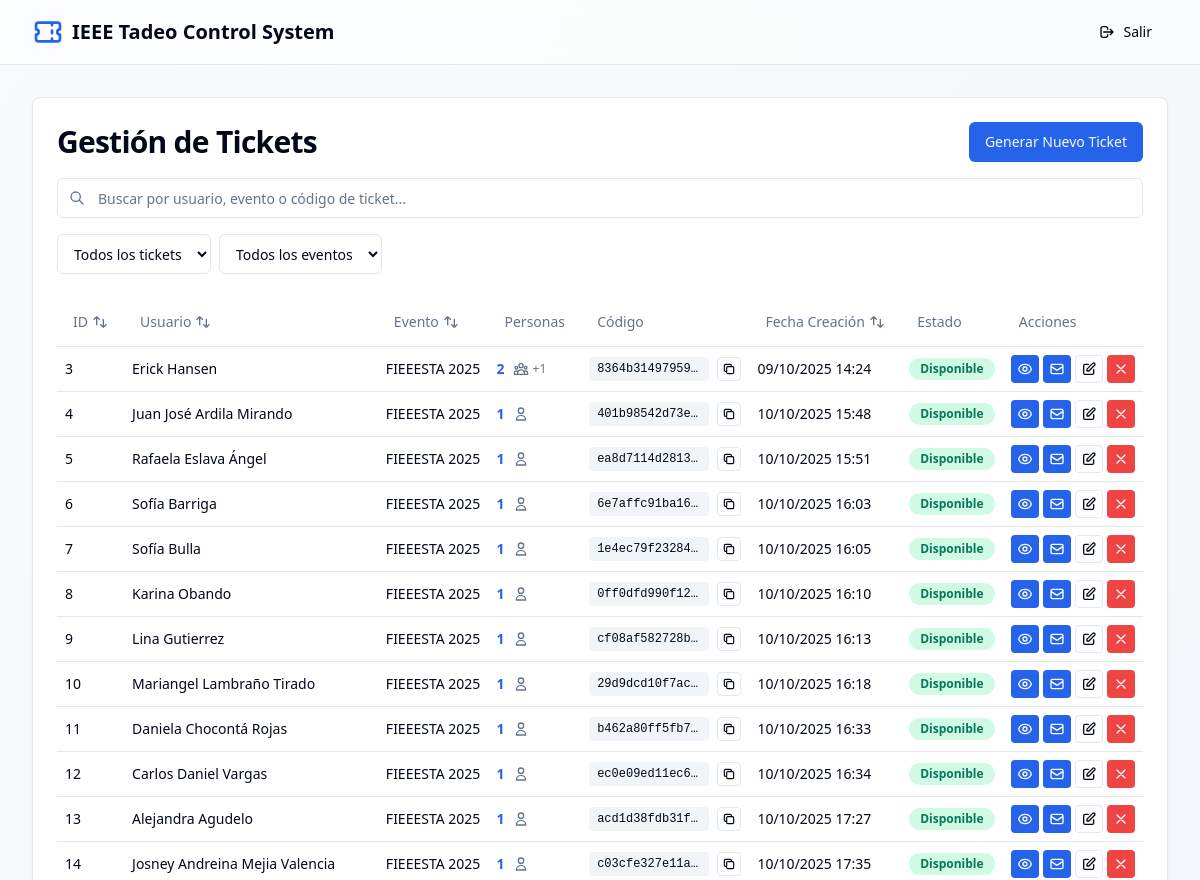
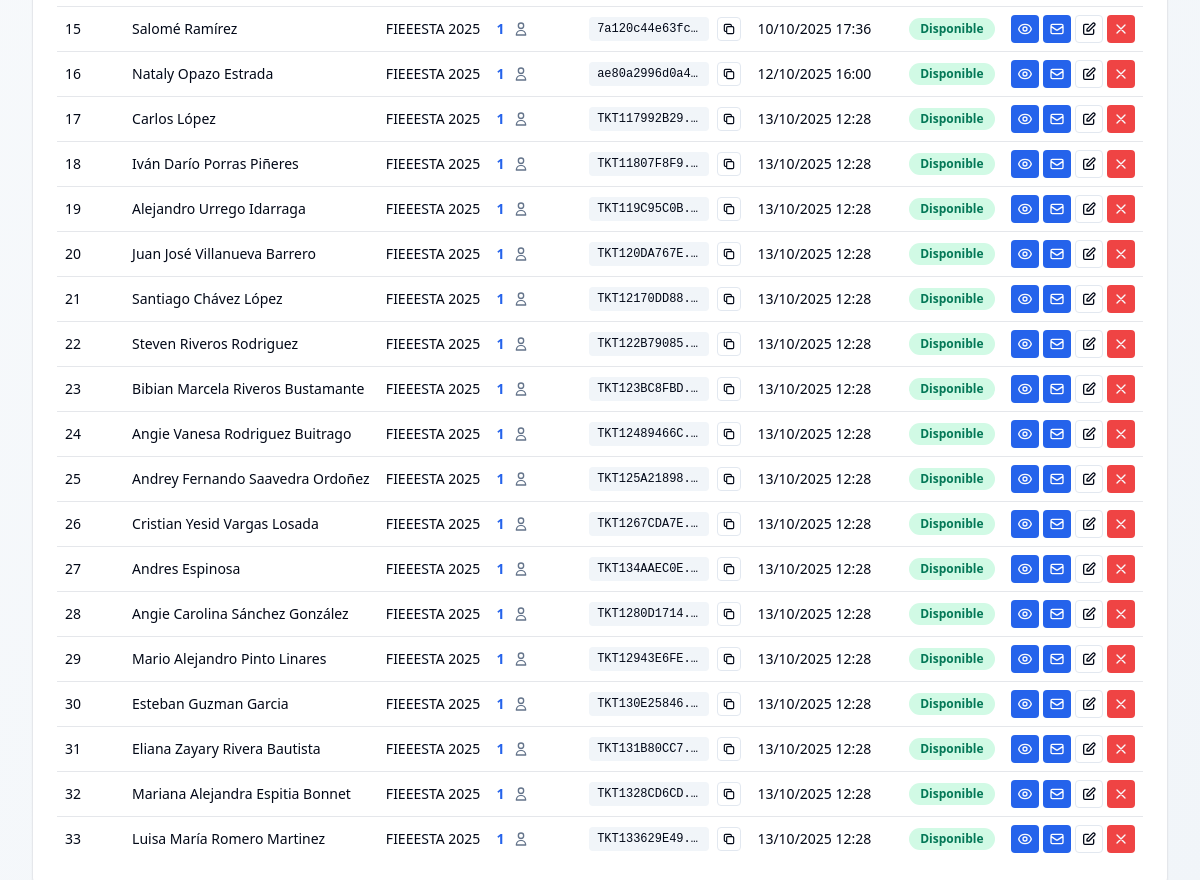
The page /admin/tickets on the database its author committed (2 pictures, top to bottom).
### models.py (models this page shows)
class Ticket(Base):
    __tablename__ = "tickets"
    id = Column(Integer, primary_key=True, index=True)
    ticket_code = Column(String, unique=True, index=True, nullable=False)
    user_id = Column(Integer, ForeignKey("users.id"), nullable=False)
    event_id = Column(Integer, ForeignKey("events.id"), nullable=False)
    companions = Column(Integer, default=0)  # Cantidad de acompañantes (0-4)
    created_at = Column(DateTime, default=datetime.utcnow)
    is_used = Column(Boolean, default=False)
    used_at = Column(DateTime, nullable=True)
    qr_path = Column(String, nullable=True)  # Ruta del archivo QR generado
    unique_url = Column(String, unique=True, index=True, nullable=True)  # URL única del ticket
    access_pin = Column(String, nullable=True)  # PIN de 6 dígitos para acceso
    user = relationship("User", back_populates="tickets")
    event = relationship("Event", back_populates="tickets")

### main.py (the view)
@app.get("/admin/tickets", response_class=HTMLResponse)
async def admin_tickets(
    request: Request,
    db: Session = Depends(get_db)
):
    tickets = db.query(models.Ticket).all()
    users = db.query(models.User).all()
    events = db.query(models.Event).filter(models.Event.is_active == True).all()
    tickets_list = []
    for ticket in tickets:
        user = db.query(models.User).filter(models.User.id == ticket.user_id).first()
        event = db.query(models.Event).filter(models.Event.id == ticket.event_id).first()
        ticket_dict = ticket.__dict__.copy()
        ticket_dict['user_name'] = user.name if user else 'N/A'
        ticket_dict['event_name'] = event.name if event else 'N/A'
        tickets_list.append(type('Ticket', (), ticket_dict))
    return templates.TemplateResponse("tickets.html", {
        "request": request,
        "tickets": tickets_list,
        "users": users,
        "events": events
    })

### templates/tickets.html (shortened to what this page needs)
{% extends "base.html" %}
{% block content %}
<div class="rounded-lg border bg-card text-card-foreground shadow-sm">
    <div class="p-6">
        <div class="flex items-center justify-between mb-4">
            <h2 class="text-3xl font-bold tracking-tight">Gestión de Tickets</h2>
            <button class="inline-flex items-center justify-center rounded-md text-sm font-medium ring-offset-background transition-colors focus-visible:outline-none focus-visible:ring-2 focus-visible:ring-ring focus-visible:ring-offset-2 disabled:pointer-events-none disabled:opacity-50 bg-primary text-primary-foreground hover:bg-primary/90 h-10 px-4 py-2" onclick="openModal()">
                Generar Nuevo Ticket
            </button>
        </div>
        <div class="mb-6 flex flex-col gap-4">
            <div class="flex-1 relative">
                <svg class="absolute left-3 top-1/2 transform -translate-y-1/2 h-4 w-4 text-muted-foreground" fill="none" stroke="currentColor" viewBox="0 0 24 24">
                    <path stroke-linecap="round" stroke-linejoin="round" stroke-width="2" d="M21 21l-6-6m2-5a7 7 0 11-14 0 7 7 0 0114 0z"></path>
                </svg>
                <input
                    type="text"
                    id="searchInput"
                    placeholder="Buscar por usuario, evento o código de ticket..."
                    class="flex h-10 w-full rounded-md border border-input bg-background pl-10 pr-3 py-2 text-sm ring-offset-background placeholder:text-muted-foreground focus-visible:outline-none focus-visible:ring-2 focus-visible:ring-ring focus-visible:ring-offset-2"
                    onkeyup="filterTickets()"
                >
            </div>
            <div class="flex gap-2 flex-wrap">
                <select id="statusFilter" onchange="filterTickets()" class="flex h-10 rounded-md border border-input bg-background px-3 py-2 text-sm ring-offset-background focus-visible:outline-none focus-visible:ring-2 focus-visible:ring-ring focus-visible:ring-offset-2">
                    <option value="all">Todos los tickets</option>
                </select>
                <select id="eventFilter" onchange="filterTickets()" class="flex h-10 rounded-md border border-input bg-background px-3 py-2 text-sm ring-offset-background focus-visible:outline-none focus-visible:ring-2 focus-visible:ring-ring focus-visible:ring-offset-2">
                    <option value="all">Todos los eventos</option>
                </select>
            </div>
        </div>
        {% if tickets %}
        <div class="relative w-full overflow-auto">
            <table class="w-full caption-bottom text-sm">
                <thead class="[&_tr]:border-b">
                    <tr class="border-b transition-colors hover:bg-muted/50">
                        <th class="h-12 px-4 text-left align-middle font-medium text-muted-foreground cursor-pointer hover:text-foreground" onclick="sortTable(0)">
                            <div class="flex items-center gap-1">
                                ID
                                <svg class="h-4 w-4" fill="none" stroke="currentColor" viewBox="0 0 24 24">
                                    <path stroke-linecap="round" stroke-linejoin="round" stroke-width="2" d="M7 16V4m0 0L3 8m4-4l4 4m6 0v12m0 0l4-4m-4 4l-4-4"></path>
                                </svg>
                            </div>
                        </th>
                        <th class="h-12 px-4 text-left align-middle font-medium text-muted-foreground cursor-pointer hover:text-foreground" onclick="sortTable(1)">
                            <div class="flex items-center gap-1">
                                Usuario
                                <svg class="h-4 w-4" fill="none" stroke="currentColor" viewBox="0 0 24 24">
                                    <path stroke-linecap="round" stroke-linejoin="round" stroke-width="2" d="M7 16V4m0 0L3 8m4-4l4 4m6 0v12m0 0l4-4m-4 4l-4-4"></path>
                                </svg>
                            </div>
                        </th>
                        <th class="h-12 px-4 text-left align-middle font-medium text-muted-foreground cursor-pointer hover:text-foreground" onclick="sortTable(2)">
                            <div class="flex items-center gap-1">
                                Evento
                                <svg class="h-4 w-4" fill="none" stroke="currentColor" viewBox="0 0 24 24">
                                    <path stroke-linecap="round" stroke-linejoin="round" stroke-width="2" d="M7 16V4m0 0L3 8m4-4l4 4m6 0v12m0 0l4-4m-4 4l-4-4"></path>
                                </svg>
                            </div>
                        </th>
                        <th class="h-12 px-4 text-left align-middle font-medium text-muted-foreground">Personas</th>
                        <th class="h-12 px-4 text-left align-middle font-medium text-muted-foreground">Código</th>
                        <th class="h-12 px-4 text-left align-middle font-medium text-muted-foreground cursor-pointer hover:text-foreground" onclick="sortTable(5)">
                            <div class="flex items-center gap-1">
                                Fecha Creación
                                <svg class="h-4 w-4" fill="none" stroke="currentColor" viewBox="0 0 24 24">
                                    <path stroke-linecap="round" stroke-linejoin="round" stroke-width="2" d="M7 16V4m0 0L3 8m4-4l4 4m6 0v12m0 0l4-4m-4 4l-4-4"></path>
                                </svg>
                            </div>
                        </th>
                        <th class="h-12 px-4 text-left align-middle font-medium text-muted-foreground">Estado</th>
                        <th class="h-12 px-4 text-left align-middle font-medium text-muted-foreground">Acciones</th>
                    </tr>
                </thead>
                <tbody class="[&_tr:last-child]:border-0" id="ticketsTableBody">
                    {% for ticket in tickets %}
                    <tr class="border-b transition-colors hover:bg-muted/50" data-event-id="{{ ticket.event_id if ticket.event_id is defined else '' }}">
                        <td class="p-2 align-middle">{{ ticket.id }}</td>
                        <td class="p-2 align-middle font-medium">{{ ticket.user_name }}</td>
                        <td class="p-2 align-middle">{{ ticket.event_name }}</td>
                        <td class="p-2 align-middle">
                            {% set comp = ticket.companions if ticket.companions is defined else 0 %}
                            <div class="flex items-center gap-2">
                                <strong class="text-primary">{{ 1 + comp }}</strong>
                                <span class="text-xs text-muted-foreground flex items-center gap-1">
                                    {% if comp == 0 %}
                                    <svg class="h-4 w-4" fill="none" stroke="currentColor" viewBox="0 0 24 24">
                                        <path stroke-linecap="round" stroke-linejoin="round" stroke-width="2" d="M16 7a4 4 0 11-8 0 4 4 0 018 0zM12 14a7 7 0 00-7 7h14a7 7 0 00-7-7z"></path>
                                    </svg>
                                    {% else %}
                                    +{{ comp }}
                                    {% endif %}
                                </span>
                            </div>
                        </td>
                        <td class="p-2 align-middle">
                            <div class="flex items-center gap-2">
                                <code class="relative rounded bg-muted px-2 py-1 font-mono text-xs max-w-[120px] overflow-hidden text-ellipsis"
                                      title="{{ ticket.ticket_code }}">
                                    {{ ticket.ticket_code[:16] }}...
                                </code>
                                <button class="inline-flex items-center justify-center rounded text-xs font-medium transition-colors focus-visible:outline-none disabled:pointer-events-none disabled:opacity-50 border border-input bg-background hover:bg-accent hover:text-accent-foreground h-6 w-6" title="Copiar código"
                                        onclick="copyCode('{{ ticket.ticket_code }}')">
                                    <svg class="h-3.5 w-3.5" fill="none" stroke="currentColor" viewBox="0 0 24 24">
                                        <path stroke-linecap="round" stroke-linejoin="round" stroke-width="2" d="M8 16H6a2 2 0 01-2-2V6a2 2 0 012-2h8a2 2 0 012 2v2m-6 12h8a2 2 0 002-2v-8a2 2 0 00-2-2h-8a2 2 0 00-2 2v8a2 2 0 002 2z"></path>
                                    </svg>
                                </button>
                            </div>
                        </td>
                        <td class="p-2 align-middle">{{ ticket.created_at.strftime('%d/%m/%Y %H:%M') }}</td>
                        <td class="p-2 align-middle">
                            {% if ticket.is_used %}
                            <span class="inline-flex items-center rounded-full border border-transparent bg-red-100 text-red-700 px-2.5 py-0.5 text-xs font-semibold" id="status-{{ ticket.id }}">Usado</span>
                            <br>
                            <small class="text-xs text-muted-foreground">{{ ticket.used_at.strftime('%d/%m/%Y %H:%M') if ticket.used_at else '' }}</small>
                            {% else %}
                            <span class="inline-flex items-center rounded-full border border-transparent bg-emerald-100 text-emerald-700 px-2.5 py-0.5 text-xs font-semibold" id="status-{{ ticket.id }}">Disponible</span>
                            {% endif %}
                        </td>
                        <td class="p-2 align-middle">
                            <div class="flex flex-wrap gap-1">
                                <button class="inline-flex items-center justify-center rounded text-xs font-medium transition-colors focus-visible:outline-none disabled:pointer-events-none disabled:opacity-50 bg-primary text-primary-foreground hover:bg-primary/90 h-7 w-7" title="Ver ticket"
                                        onclick="viewTicket({{ ticket.id }}, '{{ ticket.ticket_code }}')">
                                </button>
                                <button class="inline-flex items-center justify-center rounded text-xs font-medium transition-colors focus-visible:outline-none disabled:pointer-events-none disabled:opacity-50 bg-blue-600 text-white hover:bg-blue-700 h-7 w-7" title="Enviar por email"
                                        onclick="sendEmail({{ ticket.id }})">
                                    <svg class="h-4 w-4" fill="none" stroke="currentColor" viewBox="0 0 24 24">
                                        <path stroke-linecap="round" stroke-linejoin="round" stroke-width="2" d="M3 8l7.89 5.26a2 2 0 002.22 0L21 8M5 19h14a2 2 0 002-2V7a2 2 0 00-2-2H5a2 2 0 00-2 2v10a2 2 0 002 2z"></path>
                                    </svg>
                                </button>
                                <button class="inline-flex items-center justify-center rounded text-xs font-medium transition-colors focus-visible:outline-none disabled:pointer-events-none disabled:opacity-50 border border-input bg-background hover:bg-accent hover:text-accent-foreground h-7 w-7" title="Editar ticket"
                                        onclick="editTicket({{ ticket.id }}, {{ ticket.companions }})">
                                    <svg class="h-4 w-4" fill="none" stroke="currentColor" viewBox="0 0 24 24">
                                        <path stroke-linecap="round" stroke-linejoin="round" stroke-width="2" d="M11 5H6a2 2 0 00-2 2v11a2 2 0 002 2h11a2 2 0 002-2v-5m-1.414-9.414a2 2 0 112.828 2.828L11.828 15H9v-2.828l8.586-8.586z"></path>
                                    </svg>
                                </button>
                                <button class="inline-flex items-center justify-center rounded text-xs font-medium transition-colors focus-visible:outline-none disabled:pointer-events-none disabled:opacity-50 bg-destructive text-destructive-foreground hover:bg-destructive/90 h-7 w-7" title="Eliminar ticket"
                                        onclick="deleteTicket({{ ticket.id }})">
                                    <svg class="h-4 w-4" fill="none" stroke="currentColor" viewBox="0 0 24 24">
                                        <path stroke-linecap="round" stroke-linejoin="round" stroke-width="2" d="M6 18L18 6M6 6l12 12"></path>
                                    </svg>
                                </button>
                            </div>
                        </td>
                    </tr>
                    {% endfor %}
                </tbody>
            </table>
        </div>
        {% else %}
        <p class="text-center text-muted-foreground py-8">No hay tickets generados</p>
        {% endif %}
    </div>
</div>
{% endblock %}

### rows shown on the page
Ticket: id "3", user_name "Erick Hansen", event_name "FIEEESTA 2025", value "2", comp "1", ticket_code "8364b31497959…", created_at "09/10/2025 14:24"
Ticket: id "4", user_name "Juan José Ardila Mirando", event_name "FIEEESTA 2025", 1+comp "1", ticket_code "401b98542d73e…", created_at "10/10/2025 15:48"
Ticket: id "5", user_name "Rafaela Eslava Ángel", event_name "FIEEESTA 2025", 1+comp "1", ticket_code "ea8d7114d2813…", created_at "10/10/2025 15:51"
Ticket: id "6", user_name "Sofía Barriga", event_name "FIEEESTA 2025", 1+comp "1", ticket_code "6e7affc91ba16…", created_at "10/10/2025 16:03"
Ticket: id "7", user_name "Sofía Bulla", event_name "FIEEESTA 2025", 1+comp "1", ticket_code "1e4ec79f23284…", created_at "10/10/2025 16:05"
Ticket: id "8", user_name "Karina Obando", event_name "FIEEESTA 2025", 1+comp "1", ticket_code "0ff0dfd990f12…", created_at "10/10/2025 16:10"
Ticket: id "9", user_name "Lina Gutierrez", event_name "FIEEESTA 2025", 1+comp "1", ticket_code "cf08af582728b…", created_at "10/10/2025 16:13"
Ticket: id "10", user_name "Mariangel Lambraño Tirado", event_name "FIEEESTA 2025", 1+comp "1", ticket_code "29d9dcd10f7ac…", created_at "10/10/2025 16:18"
Ticket: id "11", user_name "Daniela Chocontá Rojas", event_name "FIEEESTA 2025", 1+comp "1", ticket_code "b462a80ff5fb7…", created_at "10/10/2025 16:33"
Ticket: id "12", user_name "Carlos Daniel Vargas", event_name "FIEEESTA 2025", 1+comp "1", ticket_code "ec0e09ed11ec6…", created_at "10/10/2025 16:34"
Ticket: id "13", user_name "Alejandra Agudelo", event_name "FIEEESTA 2025", 1+comp "1", ticket_code "acd1d38fdb31f…", created_at "10/10/2025 17:27"
Ticket: id "14", user_name "Josney Andreina Mejia Valencia", event_name "FIEEESTA 2025", 1+comp "1", ticket_code "c03cfe327e11a…", created_at "10/10/2025 17:35"
Ticket: id "15", user_name "Salomé Ramírez", event_name "FIEEESTA 2025", 1+comp "1", ticket_code "7a120c44e63fc…", created_at "10/10/2025 17:36"
Ticket: id "16", user_name "Nataly Opazo Estrada", event_name "FIEEESTA 2025", 1+comp "1", ticket_code "ae80a2996d0a4…", created_at "12/10/2025 16:00"
Ticket: id "17", user_name "Carlos López", event_name "FIEEESTA 2025", 1+comp "1", ticket_code "TKT117992B29", created_at "13/10/2025 12:28"
Ticket: id "18", user_name "Iván Darío Porras Piñeres", event_name "FIEEESTA 2025", 1+comp "1", ticket_code "TKT11807F8F9", created_at "13/10/2025 12:28"
Ticket: id "19", user_name "Alejandro Urrego Idarraga", event_name "FIEEESTA 2025", 1+comp "1", ticket_code "TKT119C95C0B", created_at "13/10/2025 12:28"
Ticket: id "20", user_name "Juan José Villanueva Barrero", event_name "FIEEESTA 2025", 1+comp "1", ticket_code "TKT120DA767E", created_at "13/10/2025 12:28"
Ticket: id "21", user_name "Santiago Chávez López", event_name "FIEEESTA 2025", 1+comp "1", ticket_code "TKT12170DD88", created_at "13/10/2025 12:28"
Ticket: id "22", user_name "Steven Riveros Rodriguez", event_name "FIEEESTA 2025", 1+comp "1", ticket_code "TKT122B79085", created_at "13/10/2025 12:28"
Ticket: id "23", user_name "Bibian Marcela Riveros Bustamante", event_name "FIEEESTA 2025", 1+comp "1", ticket_code "TKT123BC8FBD", created_at "13/10/2025 12:28"
Ticket: id "24", user_name "Angie Vanesa Rodriguez Buitrago", event_name "FIEEESTA 2025", 1+comp "1", ticket_code "TKT12489466C", created_at "13/10/2025 12:28"
Ticket: id "25", user_name "Andrey Fernando Saavedra Ordoñez", event_name "FIEEESTA 2025", 1+comp "1", ticket_code "TKT125A21898", created_at "13/10/2025 12:28"
Ticket: id "26", user_name "Cristian Yesid Vargas Losada", event_name "FIEEESTA 2025", 1+comp "1", ticket_code "TKT1267CDA7E", created_at "13/10/2025 12:28"
Ticket: id "27", user_name "Andres Espinosa", event_name "FIEEESTA 2025", 1+comp "1", ticket_code "TKT134AAEC0E", created_at "13/10/2025 12:28"
Ticket: id "28", user_name "Angie Carolina Sánchez González", event_name "FIEEESTA 2025", 1+comp "1", ticket_code "TKT1280D1714", created_at "13/10/2025 12:28"
Ticket: id "29", user_name "Mario Alejandro Pinto Linares", event_name "FIEEESTA 2025", 1+comp "1", ticket_code "TKT12943E6FE", created_at "13/10/2025 12:28"
Ticket: id "30", user_name "Esteban Guzman Garcia", event_name "FIEEESTA 2025", 1+comp "1", ticket_code "TKT130E25846", created_at "13/10/2025 12:28"
Ticket: id "31", user_name "Eliana Zayary Rivera Bautista", event_name "FIEEESTA 2025", 1+comp "1", ticket_code "TKT131B80CC7", created_at "13/10/2025 12:28"
Ticket: id "32", user_name "Mariana Alejandra Espitia Bonnet", event_name "FIEEESTA 2025", 1+comp "1", ticket_code "TKT1328CD6CD", created_at "13/10/2025 12:28"
Ticket: id "33", user_name "Luisa María Romero Martinez", event_name "FIEEESTA 2025", 1+comp "1", ticket_code "TKT133629E49", created_at "13/10/2025 12:28"
